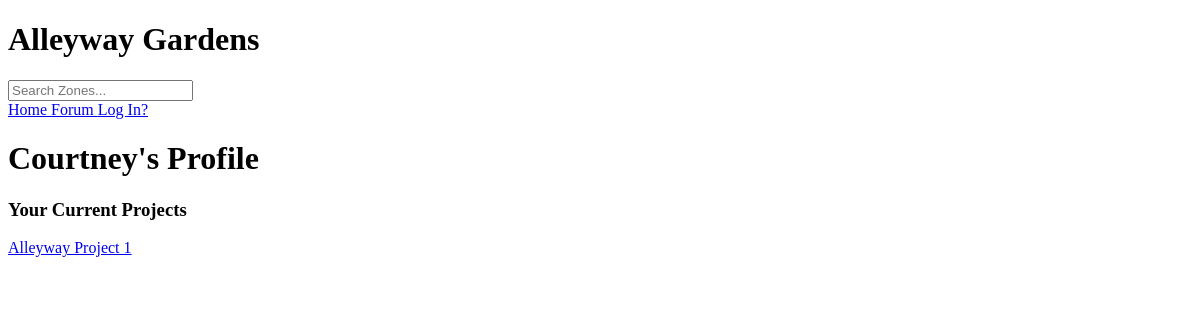
Page /profile/1/ on the earlier database version.
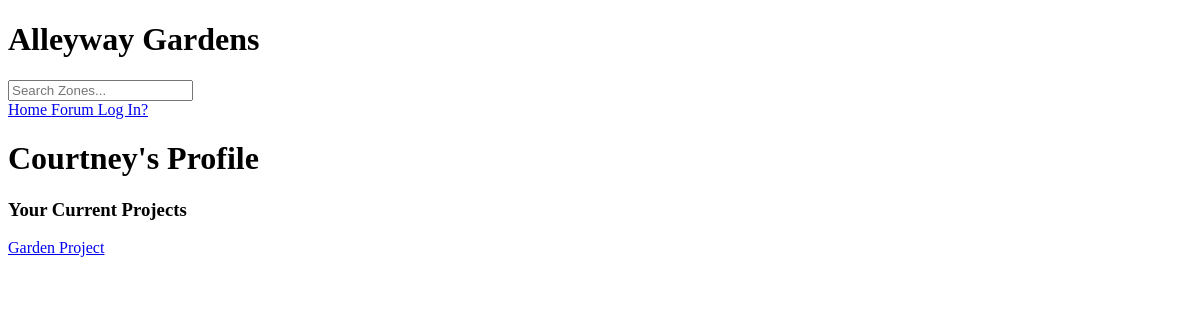
Same page on the later database version.
### base/models.py (models this page shows, shortened)
class Project(models.Model):
    host = models.ForeignKey(User, on_delete=models.SET_NULL, null=True)
    zone = models.ForeignKey(Zone, on_delete=models.SET_NULL, null=True)
    name = models.CharField(max_length=200)
    description = models.TextField(null=True, blank= True)
    participants = models.ManyToManyField(User, related_name='participants', blank=True)
    updated = models.DateTimeField(auto_now=True)
    created = models.DateTimeField(auto_now_add=True)
    class Meta:
        ordering = ['-updated', '-created']

### base/views.py (the view)
# urls.py: path('profile/<str:pk>/', views.userProfile, name = 'user-profile'),
def userProfile(request, pk):
    user = User.objects.get(id=pk)
    projects = user.project_set.all()
    project_messages = user.message_set.all()
    zones = Zone.objects.all()
    context = {'user': user, 'projects': projects, 'project_messages' : project_messages, 'zones' :zones }
    return render(request, 'base/profile.html', context)

### base/templates/base/profile.html (shortened to what this page needs)
{% extends 'main.html' %}
{% block content %}
<h1>{{user.username|capfirst }}'s Profile </h1>
<div>
<h3> Your Current Projects </h3>
{% for project in projects %}
<div>
    <a href="{% url 'project' project.id %}">{{project.name}}</a>
</div>
{% endfor %}
</div>
{% endblock content %}

Differences in the rows shown:
removed Project: name "Alleyway Project 1"
added Project: name "Garden Project"
